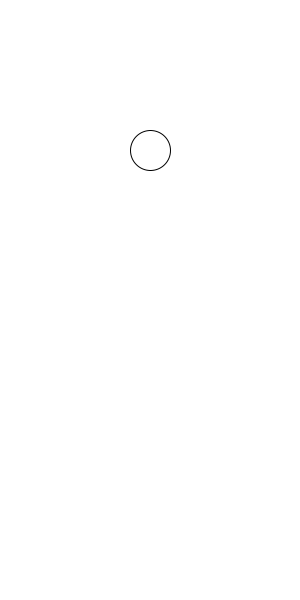
Frame 1 (no input)
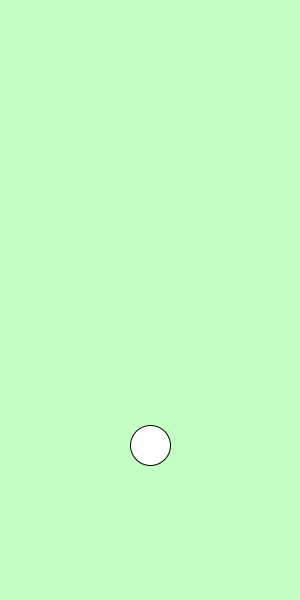
Frame 60 (the mouse pressed at the canvas centre just before this capture)
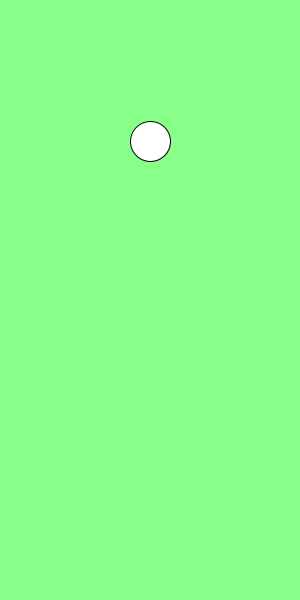
Frame 120 (the mouse held since frame 60 and released just before this capture)

The Processing sketch that drew these frames (run headless with seeded random() and noise(); from frame 60 on, the mouse is pressed at the canvas centre):

// Processing sketch: Gravity
// ── Gravity.pde
import java.util.Random;

float x= 150.0;
float y =150;
int speed = 0;
float colorone = 0;
float colortwo = 0;
float colorthree=0;
float i = 1;
int bgc= 255;
int key;
int k;
void setup(){
size(300,600);
background(255);

}
void draw(){

 background(bgc,255,bgc);
 bgc = bgc -1;
ellipse(x,y, 40, 40);
y = y + 5 ;
//y = y+speed;
//i=i+1;
k++;
if( y > height){
y = 1;

//speed = speed+1;

}
if(k >= 3){
if(y<0){
y= height-30;
}
}

}
void keyPressed(){
if(key == 0){
y= y-20;
}
}
